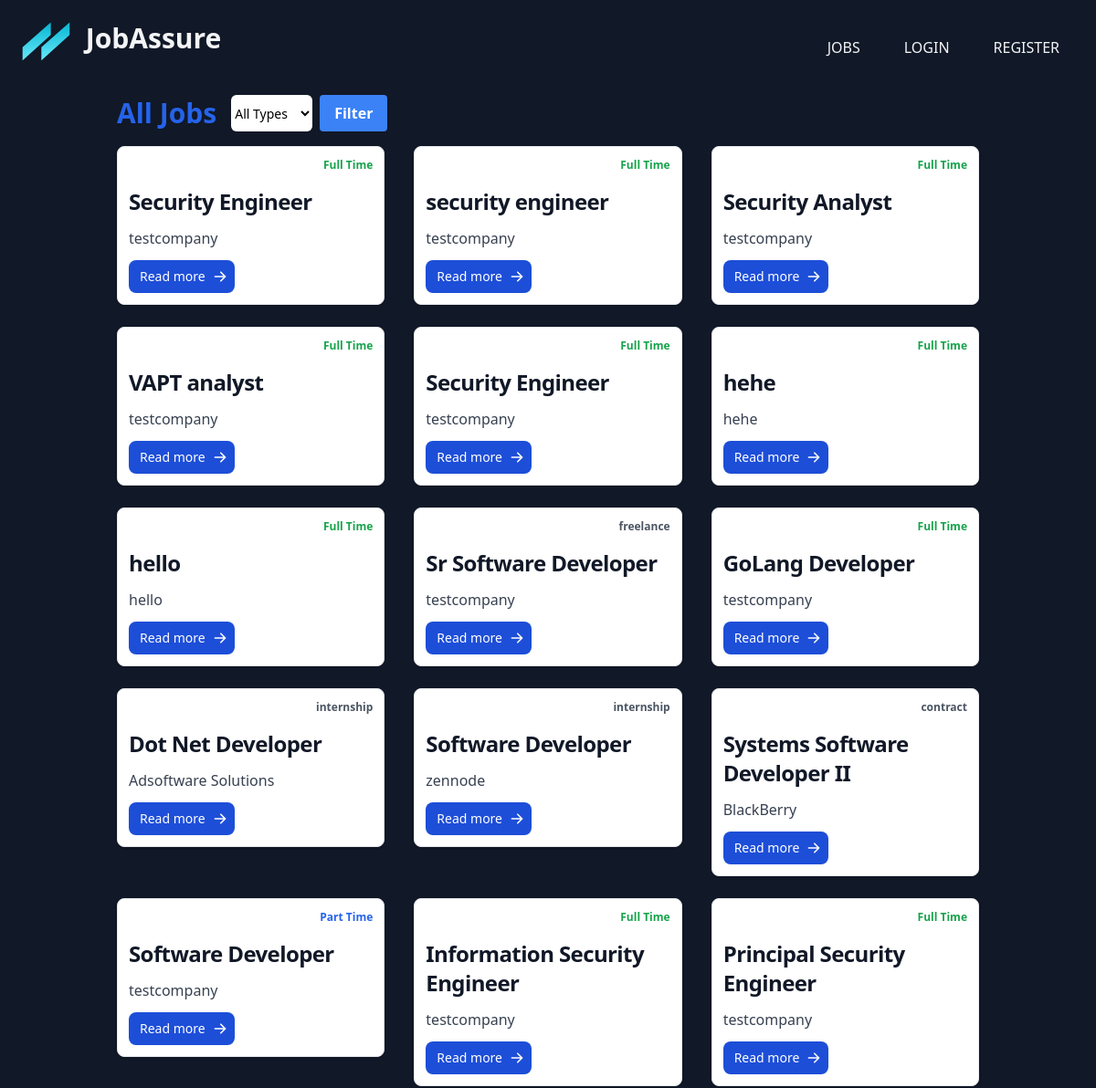
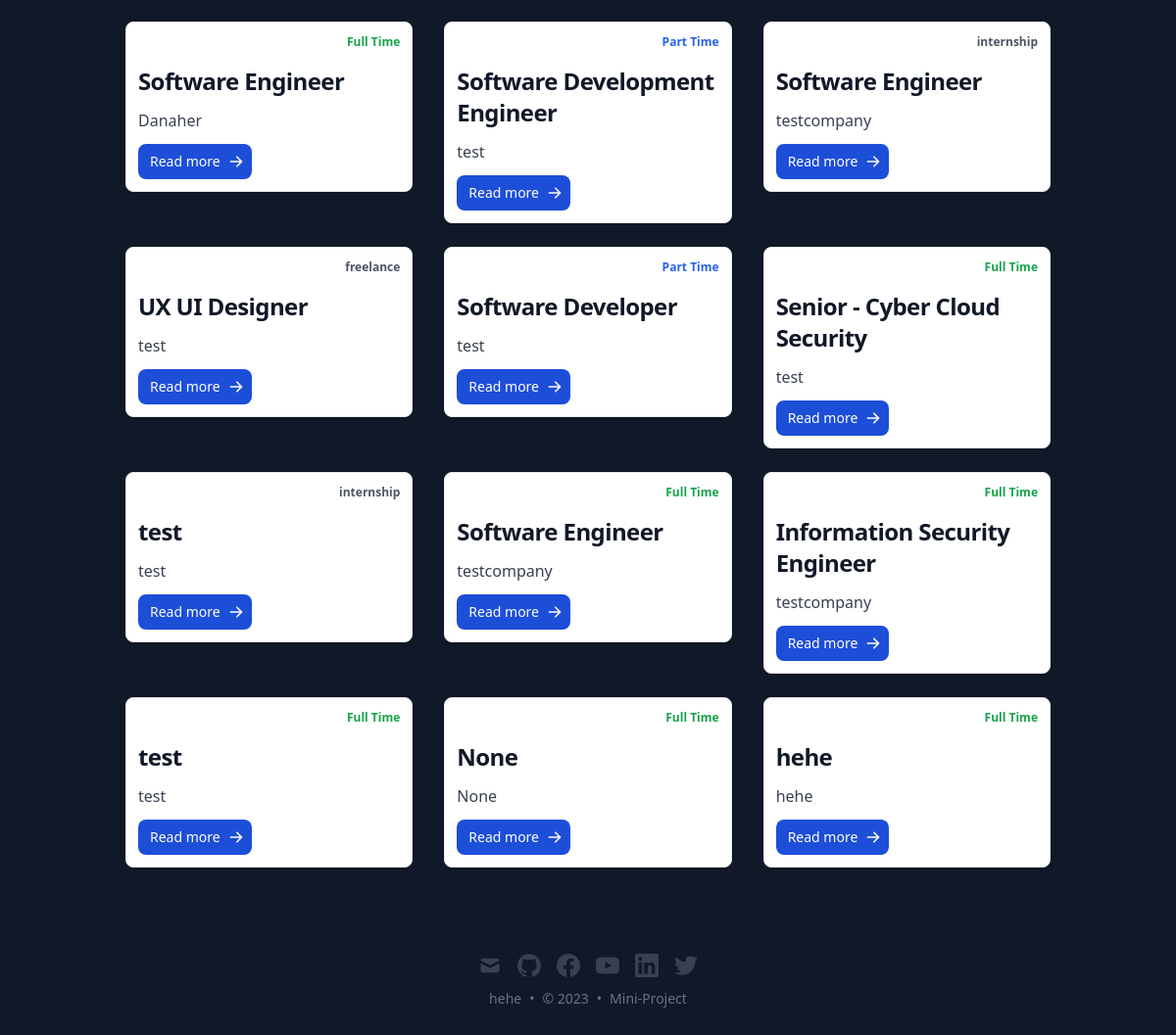
Page /jobs on the committed database (2 pictures, top to bottom).
### dash/models.py (models this page shows)
class JobPost(models.Model):
    JOB_TYPE_CHOICES = (
        ('full_time', 'Full Time'),
        ('part_time', 'Part Time'),
        ('contract', 'Contract'),
        ('internship', 'Internship'),
        ('freelance', 'Freelance'),
    )
    user = models.ForeignKey(User, on_delete=models.CASCADE)
    title = models.CharField(max_length=200)
    company = models.CharField(max_length=200)
    description = models.TextField()
    job_type = models.CharField(max_length=20, choices=JOB_TYPE_CHOICES, default='full_time')
    created_at = models.DateTimeField(auto_now_add=True)

### front/views.py (the view)
# urls.py: path('jobs', views.job_list, name='job_list'),
def job_list(request):
    jobs = JobPost.objects.all()
    context = {'jobs': jobs}
    return render(request, 'jobs.html', context)

### front/templates/jobs.html (shortened to what this page needs)
{% extends 'base.html' %}
{% block content %}
  <div class="flex items-center mb-4">
    <h1 class="text-3xl font-bold text-blue-600">All Jobs</h1>
    <form action="" method="GET" class="ml-4 flex">
        <select name="job_type" class="bg-white rounded-md border-gray-300 focus:border-blue-500 focus:ring-2 focus:ring-blue-900 text-sm transition duration-500 ease-in-out transform hover:-translate-y-1 hover:scale-110">
          <option value="">All Types</option>
        </select>
        <button type="submit" class="bg-blue-500 hover:bg-blue-700 text-white font-bold py-2 px-4 ml-2 rounded transition duration-500 ease-in-out transform hover:-translate-y-1 hover:scale-110">
          <span class="hidden md:inline-block">Filter</span>
        </button>
      </form>
  </div>
  <div class="flex flex-wrap -mx-4 justify-center h-full">
    {% for job in jobs %}
    {% if not request.GET.job_type or request.GET.job_type == job.job_type %}
        <div class="w-full md:w-1/2 lg:w-1/3 px-4 mb-6">
            <div class="max-w-sm p-3 bg-white border border-gray-200 rounded-lg shadow dark:bg-gray-800 dark:border-gray-700">
                <div class="flex justify-between items-start mb-4">
                    {% if job.job_type == 'full_time' %}
                        <p class="text-xs font-semibold text-green-600 dark:text-blue-500">Full Time</p>
                    {% elif job.job_type == 'part_time' %}
                        <p class="text-xs font-semibold text-blue-600 dark:text-blue-500">Part Time</p>
                    {% else %}
                        <p class="text-xs font-semibold text-gray-600 dark:text-blue-500">{{ job.job_type }}</p>
                    {% endif %}
                </div>
                <a href="#">
                    <h5 class="my-2 text-2xl font-bold tracking-tight text-gray-900 dark:text-white">{{ job.title }}</h5>
                </a>
                <p class="my-3 font-normal text-gray-700 dark:text-gray-400">{{ job.company }}</p>
                <a href="{% url 'job_detail' job_id=job.id %}" class="inline-flex items-center px-3 py-2 text-sm font-medium text-center text-white bg-blue-700 rounded-lg hover:bg-blue-800 focus:ring-4 focus:outline-none focus:ring-blue-300 dark:bg-blue-600 dark:hover:bg-blue-700 dark:focus:ring-blue-800">
                    Read more
          </a>
        </div>
      </div>
      {% endif %}
    {% endfor %}
  </div>
{% endblock %}

### rows in the picture
JobPost: job_type "Full Time", title "Security Engineer", company "testcompany"
JobPost: job_type "Full Time", title "security engineer", company "testcompany"
JobPost: job_type "Full Time", title "Security Analyst", company "testcompany"
JobPost: job_type "Full Time", title "VAPT analyst", company "testcompany"
JobPost: job_type "Full Time", title "Security Engineer", company "testcompany"
JobPost: job_type "Full Time", title "hehe", company "hehe"
JobPost: job_type "Full Time", title "hello", company "hello"
JobPost: job_type "freelance", title "Sr Software Developer", company "testcompany"
JobPost: job_type "Full Time", title "GoLang Developer", company "testcompany"
JobPost: job_type "internship", title "Dot Net Developer", company "Adsoftware Solutions"
JobPost: job_type "internship", title "Software Developer", company "zennode"
JobPost: job_type "contract", title "Systems Software Developer II", company "BlackBerry"
JobPost: job_type "Part Time", title "Software Developer", company "testcompany"
JobPost: job_type "Full Time", title "Information Security Engineer", company "testcompany"
JobPost: job_type "Full Time", title "Principal Security Engineer", company "testcompany"
JobPost: job_type "Full Time", title "Software Engineer", company "Danaher"
JobPost: job_type "Part Time", title "Software Development Engineer", company "test"
JobPost: job_type "internship", title "Software Engineer", company "testcompany"
JobPost: job_type "freelance", title "UX UI Designer", company "test"
JobPost: job_type "Part Time", title "Software Developer", company "test"
JobPost: job_type "Full Time", title "Senior - Cyber Cloud Security", company "test"
JobPost: job_type "internship", title "test", company "test"
JobPost: job_type "Full Time", title "Software Engineer", company "testcompany"
JobPost: job_type "Full Time", title "Information Security Engineer", company "testcompany"
JobPost: job_type "Full Time", title "test", company "test"
JobPost: job_type "Full Time", title "None", company "None"
JobPost: job_type "Full Time", title "hehe", company "hehe"
